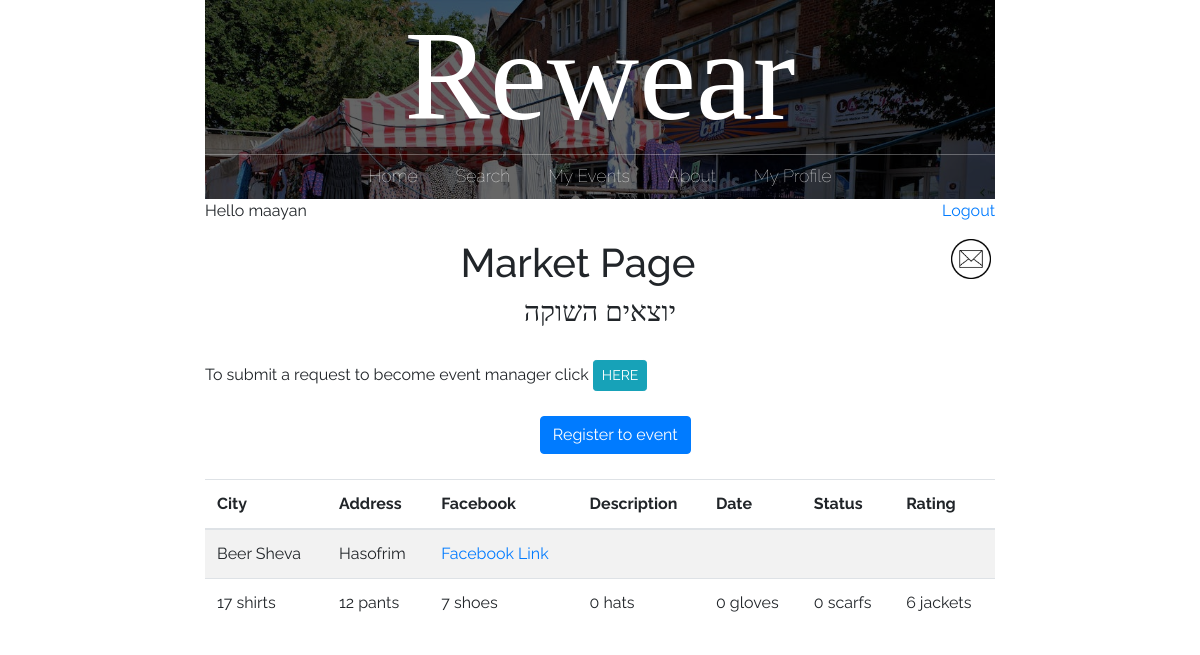
Page /market_page/2/ (signed in) on the earlier database version.
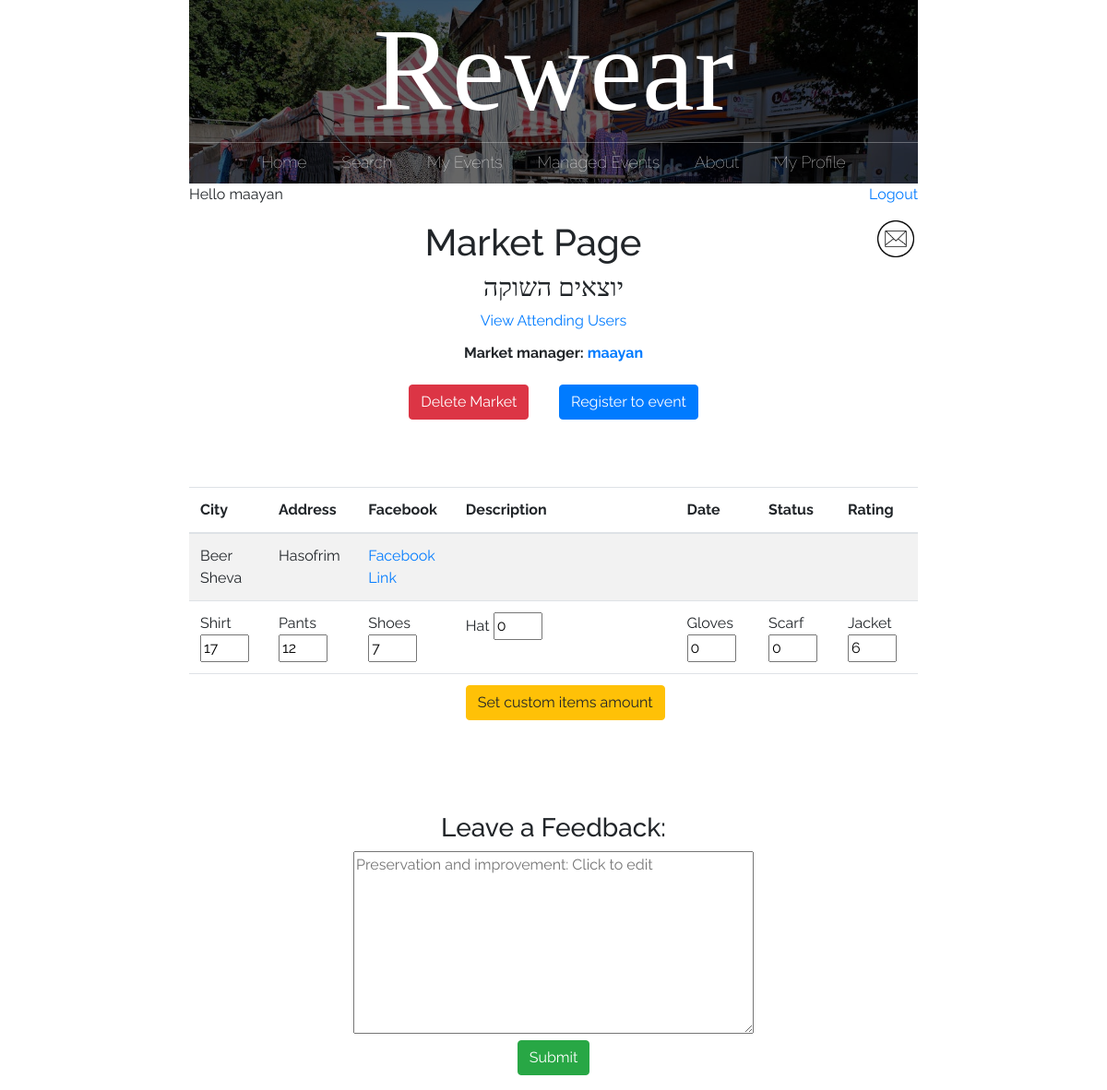
Same page on the later database version.
### main/models.py (models this page shows, shortened)
class market(models.Model):
    id = models.AutoField(primary_key=True)
    name = models.CharField(max_length=200, blank=True)
    city = models.CharField(max_length=200, blank=True)
    address = models.CharField(max_length=200, blank=True)
    facebook = models.CharField(max_length=200, default='', blank=True)
    description = models.CharField(max_length=200, default='', blank=True)
    google_location = models.CharField(max_length=1000, default='', blank=True)
    market_manager = models.CharField(max_length=200, default='', blank=True)
    date = models.CharField(max_length=200, default='', blank=True)
    status = models.CharField(max_length=200, default='', blank=True)
    rating = models.CharField(max_length=200, default='', blank=True)
    shirt = models.IntegerField(default=0, blank=True)
    pants = models.IntegerField(default=0, blank=True)
    shoes = models.IntegerField(default=0, blank=True)
    hat = models.IntegerField(default=0, blank=True)
    gloves = models.IntegerField(default=0, blank=True)
    scarf = models.IntegerField(default=0, blank=True)
    jacket = models.IntegerField(default=0, blank=True)
    other = models.IntegerField(default=0, blank=True)
    class Meta:
        app_label = 'main'

### main/views.py (the view)
# urls.py: path("market_page/<id>/", views.market_page, name="market"),
def market_page(response, id):
    cur_market = market.objects.get(id=id)
    myevents = myEvent.objects.filter(user_id=response.user.id, market_id=id)
    new_mail = new_messages(response.user.username)
    if myevents:
        return render(response, "main/market_page.html",
                      {'market': cur_market, 'sign_event': True, 'new_mail': new_mail})
    else:
        return render(response, "main/market_page.html",
                      {'market': cur_market, 'sign_event': False, 'new_mail': new_mail})

### main/views.py (called while the page is built)
def new_messages(username):
    try:
        messages = Message.objects.filter(recipient=User.objects.filter(username=username)[0])
        for m in messages:
            if not m.is_read:
                return True
        return False
    except:
        return False

### main/templates/main/market_page.html (shortened to what the changed rows need)
{% extends 'main/base.html' %}
{% load crispy_forms_tags %}
{% block content %}
{% if user.is_authenticated %}
<center>
	<h1>Market Page</h1>
	<h3>{{market.name}}</h3>
	<table class="admin">
	<tr>
		{% if market.market_manager %}
		<td><b>
			Market manager: <a href="/profile/{{market.market_manager}}">{{market.market_manager}}</a>
		</b></td>
	{% endif %}
	</tr>
	{% if market.market_manager == user.username %}
		<tr>
			<a href="/attending_users/{{market.id}}/">View Attending Users</a>
		</tr>
	{% endif %}
</table>
</center>
{% if user.is_authenticated and not user.is_superuser and market.market_manager == "" %}
<br /><form method="post" action='/submit_request/{{request.user.id}}/{{market.id}}/'>
To submit a request to become event manager click
<input type="submit" value="HERE" class="btn btn-info btn-sm">
</form>
{% endif %}
<center><table>
	{% if market.market_manager == user.username %}
	<tr><td>
		<form method="post" action='/delete_market/{{market.id}}/'>
			<input type="submit" value="Delete Market" class="btn btn-danger">
		</form></td>
	{% endif %}
	{% if user.is_authenticated and not sign_event %}
	<td>
	</td>
	<td>
		<form method="post" action='/sign_event/{{request.user.id}}/{{market.id}}/'>
			<input type="submit" value="Register to event" class="btn btn-primary">
		</form>
	</tr></td>
	{% if market.market_manager != user.username %}<br />{% endif %}
</table></center>
	{% else %}
	</table>
	<br />
	<h4>Thank you for signing to our event.</h4>
	We will see you there!
	</center>
{% endif %}
	<table class="table table-striped">
	  <thead>
		<tr>
			<th>City</th>
			<th>Address</th>
			<th>Facebook</th>
			<th>Description</th>
			<th>Date</th>
			<th>Status</th>
			<th>Rating</th>
		</tr>
	  </thead>
	  <tbody>
		<tr>
			<td>{{market.city}}</td>
			<td>{{market.address}}</td>
			<td><a href="http://www.facebook.com/">Facebook Link</a></td>
			<td>{{market.description}}</td>
			<td>{{market.date}}</td>
			<td>{{market.status}}</td>
			<td>{{market.rating}}</td>
		</tr>
		{% if market.market_manager == user.username %}
			<tr>
				<br/>
				<form method="post" action='/set_market_value/{{market.id}}/'class="form-group">
					<td><a>Shirt </a><input type="number" name="shirt" min="0" max="50" step="1" value="{{market.shirt}}" ></td>
					<td><a>Pants </a><input type="number" name="pants" min="0" max="50" step="1" value="{{market.pants}}" ></td>
					<td><a>Shoes </a><input type="number" name="shoes" min="0" max="50" step="1" value="{{market.shoes}}"></td>
					<td><a>Hat </a><input type="number" name="hat" min="0" max="50" step="1" value="{{market.hat}}" ></td>
					<td><a>Gloves </a><input type="number" name="gloves" min="0" max="50" step="1" value="{{market.gloves}}"></td>
					<td><a>Scarf </a><input type="number" name="scarf" min="0" max="50" step="1" value="{{market.scarf}}"></td>
					<td><a>Jacket </a><input type="number" name="jacket" min="0" max="50" step="1" value="{{market.jacket}}"></td>
					<br> <br>
					<tr style="background: transparent;"><td></td><td></td><td></td>
						<td>
								<input value="Set custom items amount" type="submit" class="btn btn-warning">
						</td><td></td><td></td><td></td>
					</tr>
				</form>
			</tr>
		{% else %}
			<tr>
				<br/>
				<td>{{market.shirt}} shirts</td>
				<td>{{market.pants}} pants</td>
				<td>{{market.shoes}} shoes</td>
				<td>{{market.hat}} hats</td>
				<td>{{market.gloves}} gloves</td>
				<td>{{market.scarf}} scarfs</td>
				<td>{{market.jacket}} jackets</td>
			</tr>
	  	{% endif %}
	  </tbody>
	</table>
	<br>
<br> <br>
{% else %}
<p>Please sign <a href="/login/">login</a> in order to view this content.</p>
<p>Not registered yet? <a href="/signup/">Sign up</a></p>
{% endif %}
{% if not feedback and user.is_authenticated and market.market_manager != '' %}
	<center><h3>Leave a Feedback:</h3>
	<form method="post" action='/feedback/{{market.name}}/' class="form-group">
		<textarea name="message" rows="8" cols="50" const placeholder="Preservation and improvement: Click to edit"></textarea>
		<br><input type="submit" class="btn btn-success">
	</form></center>
{% elif market.market_manager != '' %}
	<center><h4>Your message was delivered</h4>
			Thank you for your feedback!<br><br>
	</center>
{% endif %}
{% endblock %}

### main/templates/main/base.html (shortened to what this page needs)
{% load static %}
<!doctype html>
<html>
	<head>
		<link rel="stylesheet" href="https://stackpath.bootstrapcdn.com/bootstrap/4.3.1/css/bootstrap.min.css">
		<link rel="stylesheet" href="{% static 'css/styles.css' %}">
	</head>
	<body>
	<div id = "content", name = "content">
		<div class="row justify-content-center">
			<div class="col-8">
			<center>
					<header class="main-header">
						<h1 class="header-name header-name-large">Rewear</h1>
						<nav class="nav main-nav">
							<ul>
								<li><a href="/">Home</a></li>
								{% if user.is_authenticated %}
									<li><a href="/search_page/">Search</a></li>
									<li><a href="/my_events/{{request.user.id}}">My Events</a></li>
								{% endif %}
								{% if user.groups.all.0.name == 'eventManager' %}
									<li><a href="/managed_events/{{request.user.id}}">Managed Events</a></li>
								{% endif %}
								<li><a href="/about/">About</a></li>
								{% if user.is_authenticated and user.is_superuser %}
									<li><a href="/submissions/">Submissions
									<!--<div style="display: inline-block;">
										<div style="border-radius: 50%; width: 10px; height: 10px; padding: 2px; border: solid; border-color: red;"></div>
									</div>-->
									</a></li>
									<li><a href="/admin/">Administration</a></li>
								{% elif user.is_authenticated and user.is_active%}
								<li><a href="/profile/">My Profile</a></li>
								{% endif %}
							</ul>
						</nav>
					</header>
			</center>
			{% if user.is_authenticated %}
			<p style="text-align:left;">
				<td><left>Hello {{request.user.username}}</left></td>
				<span style="float:right;">
					<td><right><a href="/logout">Logout</a></right></td>
				</span>
			</p>
			<p>
				<span style="float:right;">
					{% if new_mail %}
						<a href="/inbox" style="text-decoration:none">
							<img src='{% static "media/new_mail.png" %}' alt="inbox" height=40px width=40px>&nbsp;
						</a>
					{% else %}
						<a href="/inbox" style="text-decoration:none">
							<img src='{% static "media/mail_icon.png" %}' alt="inbox" height=40px width=40px>&nbsp;
						</a>
					{% endif %}
				</span>
			</p>
			{% endif %}
				{% block content %}
				{% endblock %}
			</div>
		</div>
	</div>
	</body>
</html>

Differences in the rows shown:
changed market "יוצאים השוקה": market_manager (not shown) → "maayan"
Other differences:
form field value: (not shown) → "Delete Market"
form field value: (not shown) → "Set custom items amount"
form field value: "HERE" → (not shown)
text no longer shown: "To submit a request to become event manager click shirts pants shoes hats gloves scarfs jackets"
text now shown: "Managed Events Market manager: View Attending Users Shirt Pants Shoes Hat Gloves Scarf Jacket Leave a Feedback:"
